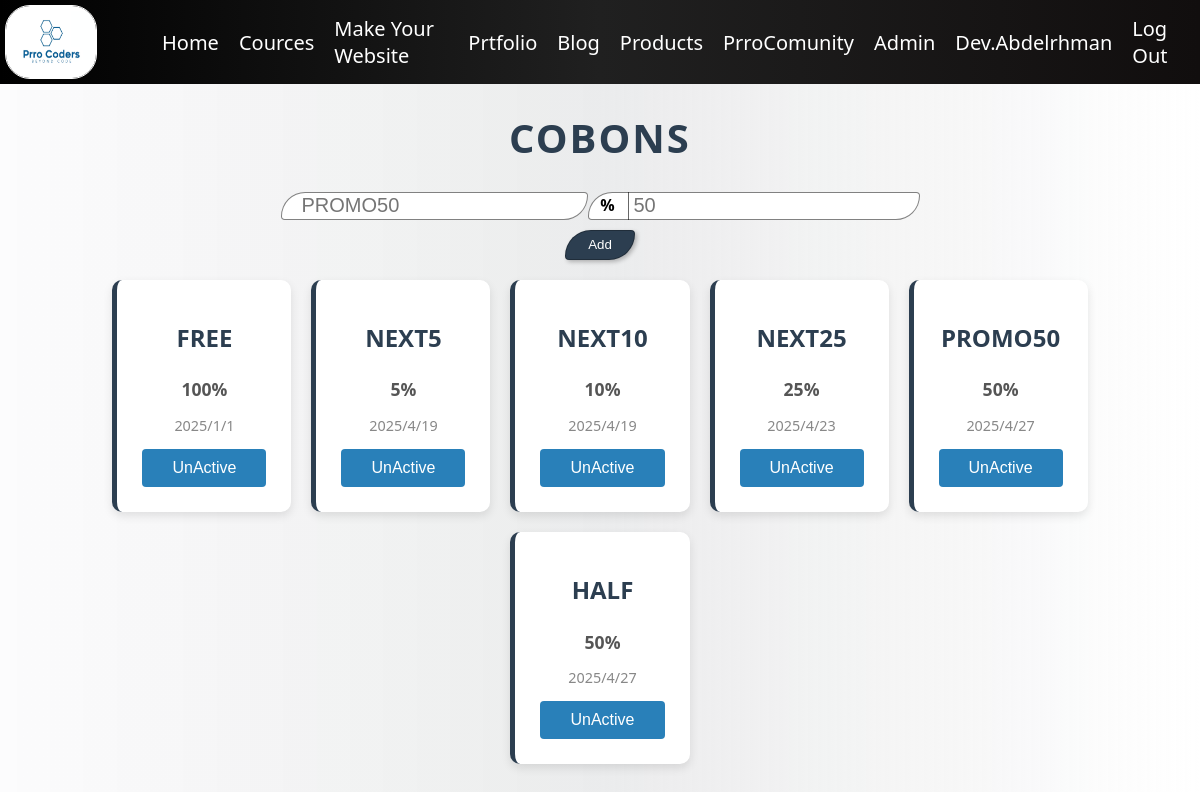
/adminPanal/Cobons (signed in), run on the app's committed database.
### adminPanal/models.py (models this page shows)
class Cobon(models.Model):
    name = models.CharField(max_length=100)
    Sale = models.IntegerField()
    Eyear = models.IntegerField()
    Emonth = models.IntegerField()
    Eday = models.IntegerField()
    active = models.BooleanField(default=True)

### adminPanal/views.py (the view)
# urls.py: path('Cobons', views.Cobons, name='Cobons'),
def Cobons(request):
    conText = {
        'Cobons': Cobon.objects.filter(active=True)
    }
    return render(request, 'adminPanal/cobon.html', conText)

### templates/adminPanal/cobon.html (shortened to what this page needs)
{% extends 'layout.html' %}
{% block body %}
{% load static %}
{% if user.is_superuser or user.is_staff %}
<h1 class='title'>Cobons</h1>
<form class="add" method="post" action="{% url 'addCobon' %}">
    <div class="all">
        <input type="text" name="name" id="name" class="input" placeholder="PROMO50" required>
        <div class="sale">
            <input type="number" name="sale" id="sale" class="input" placeholder="50" required>
            <div class="a">%</div>
        </div>
    </div>
    <input type="submit" value="Add" class="submit">
</form>
<div class="Tasks">
    {% for Cobon in Cobons %}
        <div class="Task">
            <h1>{{Cobon.name}}</h1>
            <h4>{{Cobon.Sale}}%</h4>
            <p>{{Cobon.Eyear}}/{{Cobon.Emonth}}/{{Cobon.Eday}}</p>
            <form action="{% url 'DoneC' Cobon.id %}" method="post" class="from">
                <input class="done" type="submit" value="UnActive">
            </form>
        </div>
    {% endfor %}
</div>
{% else %}
    <h1 style="color: rgb(137, 11, 11);">Error 404</h1>
    <p style="color: rgb(130, 0, 0);">You Can't Enter This Page,
        This Page only for admins.
    </p>
    <p><strong style="color: rgb(113, 4, 4); font-size: 20px; font-weight: 800;">{{request.user.username}}</strong> not Admin</p>
{% endif %}
{% endblock %}

### templates/layout.html (shortened to what this page needs)
{% load static %}
<!DOCTYPE html>
<html lang="en">
<head>
    <link rel="stylesheet" href="{% static 'style.css' %}">
</head>
<body>
    <div class="navbar1">
        <img src="{% static 'Prro Coders.jpg' %}" alt="PrroCoders" class="logo" width="100" >
        <ul class="nav1">
            <li class="nav-item1">
                <a class="nav-link1" href="{% url 'Home:index' %}">Home</a>
            </li>
            <li class="nav-item1">
                <a class="nav-link1" href="{% url 'Cource' %}">Cources</a>
            </li>
            <li class="nav-item1">
                <a class="nav-link1" href="{% url 'WebMaker' %}">Make Your Website</a>
            </li>
            <li class="nav-item1">
                <a class="nav-link1" href="https://prrohost.pythonanywhere.com">Prtfolio</a>
            </li>
            <li class="nav-item1">
                <a class="nav-link1" href="{% url 'blog:post_list' %}">Blog</a>
            </li>
            <li class="nav-item1">
                <a class="nav-link1" href="{% url 'store:store' 1 %}">Products</a>
            </li>
            <li class="nav-item1">
                <a class="nav-link1" href="">PrroComunity</a>
            </li>
            {% if user.is_authenticated and not user.is_superuser and not user.is_staff %}
            <li class="nav-item1">
                <a href="" class="nav-link1">{{ user.username }}</a>
            </li>
            <li class="nav-item1">
                <a class="nav-link1" href="{% url 'logout' %}">Log Out</a>
            </li>
            {% elif user.is_superuser %}
                <li class="nav-item1">
                    <a href="{% url 'adminPanal' %}" class="nav-link1">Admin</a>
                </li>
                <li class="nav-item1">
                    <a href="" class="nav-link1">{{ user.username }}</a>
                </li>
                <li class="nav-item1">
                    <a class="nav-link1" href="{% url 'logout' %}">Log Out</a>
                </li>
            {% endif %}
        </ul>
    </div>
    <div class="container container-content">
        {% block body %}{% endblock body %}
    </div>
</body>
</html>

### static/style.css (style rules this page uses)
body { background: linear-gradient(90deg, #ffffffaf 0%, #e8e8e8c1 50%, #ffffff 100%); font-family: 'Segoe UI', Tahoma, Geneva, Verdana, sans-serif; }
.navbar1 { font-family: 'Segoe UI', Tahoma, Geneva, Verdana, sans-serif; display: flex; flex-direction: row; justify-content: space-between; background: linear-gradient(90deg, #000000 0%, #202020 50%, #110e0e 100%); margin: 0; position: fixed; width: 100%; top: 0; left: 0; right: 0; z-index: 1000; }
.logo { width: 90px; border: 1px solid white; border-radius: 25px; margin: 5px 5px 5px 5px; }
.nav1 { display: flex; flex-direction: row; margin: 10px; list-style-type: none; align-items: center; }
.nav-item1 { margin: 5px 10px; font-size: 20px; color: white; }
.nav-link1 { text-decoration: none; color: white; transition: 0.1s; }
.container { position: relative; top: 80px; }

### templates/layout.html (style rules this page uses)
body { font-family: 'Segoe UI', Tahoma, Geneva, Verdana, sans-serif; }

### templates/adminPanal/cobon.html (style rules this page uses)
body { font-family: 'Segoe UI', Tahoma, Geneva, Verdana, sans-serif; background-color: #f4f6f9; margin: 0; padding: 0; }
.Tasks { display: flex; flex-wrap: wrap; gap: 20px; justify-content: center; padding: 20px; }
.Task { background: white; border-radius: 10px; padding: 25px; box-shadow: 0px 4px 10px rgba(0, 0, 0, 0.1); transition: all 0.3s ease-in-out; text-decoration: none; color: #2c3e50; text-align: center; border-left: 5px solid #2c3e50; animation: fadeIn 0.5s ease-out forwards; }
.Task h1 { font-size: 1.5em; margin-bottom: 10px; }
.Task h4 { font-size: 1.1em; color: #555; margin-bottom: 10px; }
.Task p { font-size: 0.9em; color: #888; }
.title { text-align: center; font-size: 2.5em; text-transform: uppercase; letter-spacing: 2px; color: #2c3e50; margin-top: 30px; }
.from { text-align: center; }
.done { background: #2980b9; color: #ffffff; padding: 10px 30px; border: none; border-radius: 4px; font-size: 1rem; cursor: pointer; transition: background 0.3s ease; }
form { display: flex; width: 100%; justify-content: center; flex-direction: column; gap: 10px; align-items: center; margin: 20px 5; }
.input { border: 1px solid rgba(0, 0, 0, 0.495); border-radius: 32px 5px; width: 70; height: 20px; padding: 3px 20px; font-size: 20px; font-weight: 600px; }
#sale { color: green; padding: 3px 20px 3px 45px; }
.sale { position: relative; overflow: hidden; }
.a { position: absolute; top: 0; left: 0; border-radius: 32px 0px 0px 0px; text-align: center; font-weight: 900; color: #000000; z-index: 99999; width: 40px; height: 100%; border-right: 1px solid rgba(0, 0, 0, 0.598); opacity: 1; padding-top: 2px; transition: opacity 0.3s ease; }
.submit { border: 1px solid rgba(0, 0, 0, 0.274); border-radius: 32px 5px; width: 70px; height: 30px; background-color: #2c3e50; color: white; box-shadow: 2px 2px 4px rgba(0, 0, 0, 0.258); transition: 0.3s; animation: b 0.5s; }
.all { display: flex; flex-direction: row; }

### data on the page
Cobon: name "FREE", Sale "100", Eyear "2025", Emonth "1", Eday "1"
Cobon: name "NEXT5", Sale "5", Eyear "2025", Emonth "4", Eday "19"
Cobon: name "NEXT10", Sale "10", Eyear "2025", Emonth "4", Eday "19"
Cobon: name "NEXT25", Sale "25", Eyear "2025", Emonth "4", Eday "23"
Cobon: name "PROMO50", Sale "50", Eyear "2025", Emonth "4", Eday "27"
Cobon: name "HALF", Sale "50", Eyear "2025", Emonth "4", Eday "27"

### other printed values
{{ user.username }} "Dev.Abdelrhman"
